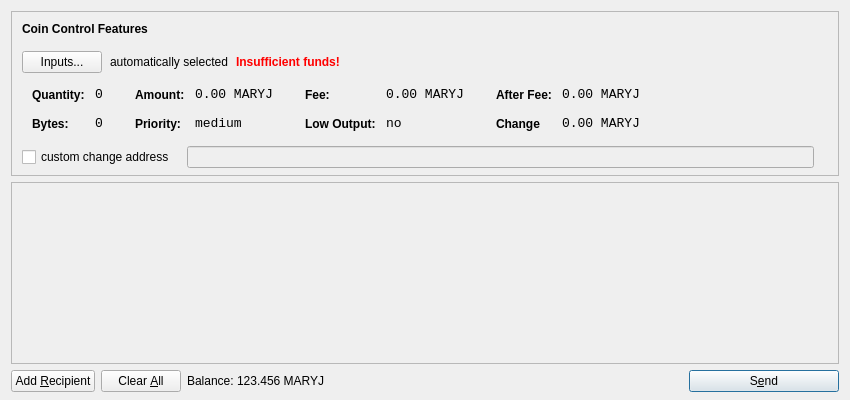
<?xml version="1.0" encoding="UTF-8"?>
<ui version="4.0">
 <class>SendCoinsDialog</class>
 <widget class="QDialog" name="SendCoinsDialog">
  <property name="geometry">
   <rect>
    <x>0</x>
    <y>0</y>
    <width>850</width>
    <height>400</height>
   </rect>
  </property>
  <property name="windowTitle">
   <string>Send Coins</string>
  </property>
  <layout class="QVBoxLayout" name="verticalLayout" stretch="0,1,0">
   <property name="bottomMargin">
    <number>8</number>
   </property>
   <item>
    <widget class="QFrame" name="frameCoinControl">
     <property name="sizePolicy">
      <sizepolicy hsizetype="Expanding" vsizetype="Expanding">
       <horstretch>0</horstretch>
       <verstretch>0</verstretch>
      </sizepolicy>
     </property>
     <property name="maximumSize">
      <size>
       <width>16777215</width>
       <height>16777215</height>
      </size>
     </property>
     <property name="frameShape">
      <enum>QFrame::StyledPanel</enum>
     </property>
     <property name="frameShadow">
      <enum>QFrame::Sunken</enum>
     </property>
     <layout class="QVBoxLayout" name="verticalLayoutCoinControl2">
      <property name="spacing">
       <number>-1</number>
      </property>
      <property name="leftMargin">
       <number>0</number>
      </property>
      <property name="topMargin">
       <number>0</number>
      </property>
      <property name="rightMargin">
       <number>0</number>
      </property>
      <property name="bottomMargin">
       <number>6</number>
      </property>
      <item>
       <layout class="QVBoxLayout" name="verticalLayoutCoinControl" stretch="0,0,0,0,1">
        <property name="spacing">
         <number>0</number>
        </property>
        <property name="leftMargin">
         <number>10</number>
        </property>
        <property name="topMargin">
         <number>10</number>
        </property>
        <item>
         <layout class="QHBoxLayout" name="horizontalLayoutCoinControl1">
          <property name="bottomMargin">
           <number>15</number>
          </property>
          <item>
           <widget class="QLabel" name="labelCoinControlFeatures">
            <property name="sizePolicy">
             <sizepolicy hsizetype="Preferred" vsizetype="Maximum">
              <horstretch>0</horstretch>
              <verstretch>0</verstretch>
             </sizepolicy>
            </property>
            <property name="font">
             <font>
              <weight>75</weight>
              <bold>true</bold>
             </font>
            </property>
            <property name="styleSheet">
             <string notr="true">font-weight:bold;</string>
            </property>
            <property name="text">
             <string>Coin Control Features</string>
            </property>
           </widget>
          </item>
         </layout>
        </item>
        <item>
         <layout class="QHBoxLayout" name="horizontalLayoutCoinControl2" stretch="0,0,0,0">
          <property name="spacing">
           <number>8</number>
          </property>
          <property name="bottomMargin">
           <number>10</number>
          </property>
          <item>
           <widget class="QPushButton" name="pushButtonCoinControl">
            <property name="styleSheet">
             <string notr="true"/>
            </property>
            <property name="text">
             <string>Inputs...</string>
            </property>
           </widget>
          </item>
          <item>
           <widget class="QLabel" name="labelCoinControlAutomaticallySelected">
            <property name="text">
             <string>automatically selected</string>
            </property>
            <property name="margin">
             <number>5</number>
            </property>
           </widget>
          </item>
          <item>
           <widget class="QLabel" name="labelCoinControlInsuffFunds">
            <property name="font">
             <font>
              <weight>75</weight>
              <bold>true</bold>
             </font>
            </property>
            <property name="styleSheet">
             <string notr="true">color:red;font-weight:bold;</string>
            </property>
            <property name="text">
             <string>Insufficient funds!</string>
            </property>
            <property name="margin">
             <number>5</number>
            </property>
           </widget>
          </item>
          <item>
           <spacer name="horizontalSpacerCoinControl">
            <property name="orientation">
             <enum>Qt::Horizontal</enum>
            </property>
            <property name="sizeHint" stdset="0">
             <size>
              <width>40</width>
              <height>1</height>
             </size>
            </property>
           </spacer>
          </item>
         </layout>
        </item>
        <item>
         <widget class="QWidget" name="widgetCoinControl" native="true">
          <property name="sizePolicy">
           <sizepolicy hsizetype="Preferred" vsizetype="Preferred">
            <horstretch>0</horstretch>
            <verstretch>0</verstretch>
           </sizepolicy>
          </property>
          <property name="minimumSize">
           <size>
            <width>0</width>
            <height>0</height>
           </size>
          </property>
          <property name="styleSheet">
           <string notr="true"/>
          </property>
          <layout class="QHBoxLayout" name="horizontalLayoutCoinControl5">
           <property name="margin">
            <number>0</number>
           </property>
           <item>
            <layout class="QHBoxLayout" name="horizontalLayoutCoinControl3" stretch="0,0,0,1">
             <property name="spacing">
              <number>20</number>
             </property>
             <property name="topMargin">
              <number>0</number>
             </property>
             <property name="bottomMargin">
              <number>10</number>
             </property>
             <item>
              <layout class="QFormLayout" name="formLayoutCoinControl1">
               <property name="horizontalSpacing">
                <number>10</number>
               </property>
               <property name="verticalSpacing">
                <number>14</number>
               </property>
               <property name="leftMargin">
                <number>10</number>
               </property>
               <property name="topMargin">
                <number>4</number>
               </property>
               <property name="rightMargin">
                <number>6</number>
               </property>
               <item row="0" column="0">
                <widget class="QLabel" name="labelCoinControlQuantityText">
                 <property name="styleSheet">
                  <string notr="true">font-weight:bold;</string>
                 </property>
                 <property name="text">
                  <string>Quantity:</string>
                 </property>
                 <property name="margin">
                  <number>0</number>
                 </property>
                </widget>
               </item>
               <item row="0" column="1">
                <widget class="QLabel" name="labelCoinControlQuantity">
                 <property name="font">
                  <font>
                   <family>Monospace</family>
                   <pointsize>10</pointsize>
                  </font>
                 </property>
                 <property name="cursor">
                  <cursorShape>IBeamCursor</cursorShape>
                 </property>
                 <property name="contextMenuPolicy">
                  <enum>Qt::ActionsContextMenu</enum>
                 </property>
                 <property name="text">
                  <string>0</string>
                 </property>
                 <property name="margin">
                  <number>0</number>
                 </property>
                 <property name="textInteractionFlags">
                  <set>Qt::LinksAccessibleByMouse|Qt::TextSelectableByKeyboard|Qt::TextSelectableByMouse</set>
                 </property>
                </widget>
               </item>
               <item row="1" column="0">
                <widget class="QLabel" name="labelCoinControlBytesText">
                 <property name="styleSheet">
                  <string notr="true">font-weight:bold;</string>
                 </property>
                 <property name="text">
                  <string>Bytes:</string>
                 </property>
                </widget>
               </item>
               <item row="1" column="1">
                <widget class="QLabel" name="labelCoinControlBytes">
                 <property name="font">
                  <font>
                   <family>Monospace</family>
                   <pointsize>10</pointsize>
                  </font>
                 </property>
                 <property name="cursor">
                  <cursorShape>IBeamCursor</cursorShape>
                 </property>
                 <property name="contextMenuPolicy">
                  <enum>Qt::ActionsContextMenu</enum>
                 </property>
                 <property name="text">
                  <string>0</string>
                 </property>
                 <property name="textInteractionFlags">
                  <set>Qt::LinksAccessibleByMouse|Qt::TextSelectableByKeyboard|Qt::TextSelectableByMouse</set>
                 </property>
                </widget>
               </item>
              </layout>
             </item>
             <item>
              <layout class="QFormLayout" name="formLayoutCoinControl2">
               <property name="horizontalSpacing">
                <number>10</number>
               </property>
               <property name="verticalSpacing">
                <number>14</number>
               </property>
               <property name="leftMargin">
                <number>6</number>
               </property>
               <property name="topMargin">
                <number>4</number>
               </property>
               <property name="rightMargin">
                <number>6</number>
               </property>
               <item row="0" column="0">
                <widget class="QLabel" name="labelCoinControlAmountText">
                 <property name="styleSheet">
                  <string notr="true">font-weight:bold;</string>
                 </property>
                 <property name="text">
                  <string>Amount:</string>
                 </property>
                 <property name="margin">
                  <number>0</number>
                 </property>
                </widget>
               </item>
               <item row="0" column="1">
                <widget class="QLabel" name="labelCoinControlAmount">
                 <property name="font">
                  <font>
                   <family>Monospace</family>
                   <pointsize>10</pointsize>
                  </font>
                 </property>
                 <property name="cursor">
                  <cursorShape>IBeamCursor</cursorShape>
                 </property>
                 <property name="contextMenuPolicy">
                  <enum>Qt::ActionsContextMenu</enum>
                 </property>
                 <property name="text">
                  <string>0.00 MARYJ</string>
                 </property>
                 <property name="textInteractionFlags">
                  <set>Qt::LinksAccessibleByMouse|Qt::TextSelectableByKeyboard|Qt::TextSelectableByMouse</set>
                 </property>
                </widget>
               </item>
               <item row="1" column="0">
                <widget class="QLabel" name="labelCoinControlPriorityText">
                 <property name="styleSheet">
                  <string notr="true">font-weight:bold;</string>
                 </property>
                 <property name="text">
                  <string>Priority:</string>
                 </property>
                </widget>
               </item>
               <item row="1" column="1">
                <widget class="QLabel" name="labelCoinControlPriority">
                 <property name="font">
                  <font>
                   <family>Monospace</family>
                   <pointsize>10</pointsize>
                  </font>
                 </property>
                 <property name="cursor">
                  <cursorShape>IBeamCursor</cursorShape>
                 </property>
                 <property name="contextMenuPolicy">
                  <enum>Qt::ActionsContextMenu</enum>
                 </property>
                 <property name="text">
                  <string>medium</string>
                 </property>
                 <property name="textInteractionFlags">
                  <set>Qt::LinksAccessibleByMouse|Qt::TextSelectableByKeyboard|Qt::TextSelectableByMouse</set>
                 </property>
                </widget>
               </item>
              </layout>
             </item>
             <item>
              <layout class="QFormLayout" name="formLayoutCoinControl3">
               <property name="horizontalSpacing">
                <number>10</number>
               </property>
               <property name="verticalSpacing">
                <number>14</number>
               </property>
               <property name="leftMargin">
                <number>6</number>
               </property>
               <property name="topMargin">
                <number>4</number>
               </property>
               <property name="rightMargin">
                <number>6</number>
               </property>
               <item row="0" column="0">
                <widget class="QLabel" name="labelCoinControlFeeText">
                 <property name="styleSheet">
                  <string notr="true">font-weight:bold;</string>
                 </property>
                 <property name="text">
                  <string>Fee:</string>
                 </property>
                 <property name="margin">
                  <number>0</number>
                 </property>
                </widget>
               </item>
               <item row="0" column="1">
                <widget class="QLabel" name="labelCoinControlFee">
                 <property name="font">
                  <font>
                   <family>Monospace</family>
                   <pointsize>10</pointsize>
                  </font>
                 </property>
                 <property name="cursor">
                  <cursorShape>IBeamCursor</cursorShape>
                 </property>
                 <property name="contextMenuPolicy">
                  <enum>Qt::ActionsContextMenu</enum>
                 </property>
                 <property name="text">
                  <string>0.00 MARYJ</string>
                 </property>
                 <property name="textInteractionFlags">
                  <set>Qt::LinksAccessibleByMouse|Qt::TextSelectableByKeyboard|Qt::TextSelectableByMouse</set>
                 </property>
                </widget>
               </item>
               <item row="1" column="0">
                <widget class="QLabel" name="labelCoinControlLowOutputText">
                 <property name="styleSheet">
                  <string notr="true">font-weight:bold;</string>
                 </property>
                 <property name="text">
                  <string>Low Output:</string>
                 </property>
                </widget>
               </item>
               <item row="1" column="1">
                <widget class="QLabel" name="labelCoinControlLowOutput">
                 <property name="font">
                  <font>
                   <family>Monospace</family>
                   <pointsize>10</pointsize>
                  </font>
                 </property>
                 <property name="cursor">
                  <cursorShape>IBeamCursor</cursorShape>
                 </property>
                 <property name="contextMenuPolicy">
                  <enum>Qt::ActionsContextMenu</enum>
                 </property>
                 <property name="text">
                  <string>no</string>
                 </property>
                 <property name="textInteractionFlags">
                  <set>Qt::LinksAccessibleByMouse|Qt::TextSelectableByKeyboard|Qt::TextSelectableByMouse</set>
                 </property>
                </widget>
               </item>
              </layout>
             </item>
             <item>
              <layout class="QFormLayout" name="formLayoutCoinControl4">
               <property name="horizontalSpacing">
                <number>10</number>
               </property>
               <property name="verticalSpacing">
                <number>14</number>
               </property>
               <property name="leftMargin">
                <number>6</number>
               </property>
               <property name="topMargin">
                <number>4</number>
               </property>
               <property name="rightMargin">
                <number>6</number>
               </property>
               <item row="0" column="0">
                <widget class="QLabel" name="labelCoinControlAfterFeeText">
                 <property name="styleSheet">
                  <string notr="true">font-weight:bold;</string>
                 </property>
                 <property name="text">
                  <string>After Fee:</string>
                 </property>
                 <property name="margin">
                  <number>0</number>
                 </property>
                </widget>
               </item>
               <item row="0" column="1">
                <widget class="QLabel" name="labelCoinControlAfterFee">
                 <property name="font">
                  <font>
                   <family>Monospace</family>
                   <pointsize>10</pointsize>
                  </font>
                 </property>
                 <property name="cursor">
                  <cursorShape>IBeamCursor</cursorShape>
                 </property>
                 <property name="contextMenuPolicy">
                  <enum>Qt::ActionsContextMenu</enum>
                 </property>
                 <property name="text">
                  <string>0.00 MARYJ</string>
                 </property>
                 <property name="textInteractionFlags">
                  <set>Qt::LinksAccessibleByMouse|Qt::TextSelectableByKeyboard|Qt::TextSelectableByMouse</set>
                 </property>
                </widget>
               </item>
               <item row="1" column="0">
                <widget class="QLabel" name="labelCoinControlChangeText">
                 <property name="styleSheet">
                  <string notr="true">font-weight:bold;</string>
                 </property>
                 <property name="text">
                  <string>Change</string>
                 </property>
                </widget>
               </item>
               <item row="1" column="1">
                <widget class="QLabel" name="labelCoinControlChange">
                 <property name="font">
                  <font>
                   <family>Monospace</family>
                   <pointsize>10</pointsize>
                  </font>
                 </property>
                 <property name="cursor">
                  <cursorShape>IBeamCursor</cursorShape>
                 </property>
                 <property name="contextMenuPolicy">
                  <enum>Qt::ActionsContextMenu</enum>
                 </property>
                 <property name="text">
                  <string>0.00 MARYJ</string>
                 </property>
                 <property name="textInteractionFlags">
                  <set>Qt::LinksAccessibleByMouse|Qt::TextSelectableByKeyboard|Qt::TextSelectableByMouse</set>
                 </property>
                </widget>
               </item>
              </layout>
             </item>
            </layout>
           </item>
          </layout>
         </widget>
        </item>
        <item>
         <layout class="QHBoxLayout" name="horizontalLayoutCoinControl4" stretch="0,0,0">
          <property name="spacing">
           <number>12</number>
          </property>
          <property name="sizeConstraint">
           <enum>QLayout::SetDefaultConstraint</enum>
          </property>
          <property name="topMargin">
           <number>5</number>
          </property>
          <property name="rightMargin">
           <number>5</number>
          </property>
          <item>
           <widget class="QCheckBox" name="checkBoxCoinControlChange">
            <property name="text">
             <string>custom change address</string>
            </property>
           </widget>
          </item>
          <item>
           <widget class="QLineEdit" name="lineEditCoinControlChange">
            <property name="enabled">
             <bool>false</bool>
            </property>
            <property name="sizePolicy">
             <sizepolicy hsizetype="Expanding" vsizetype="Fixed">
              <horstretch>0</horstretch>
              <verstretch>0</verstretch>
             </sizepolicy>
            </property>
           </widget>
          </item>
          <item>
           <widget class="QLabel" name="labelCoinControlChangeLabel">
            <property name="sizePolicy">
             <sizepolicy hsizetype="Preferred" vsizetype="Expanding">
              <horstretch>0</horstretch>
              <verstretch>0</verstretch>
             </sizepolicy>
            </property>
            <property name="minimumSize">
             <size>
              <width>0</width>
              <height>0</height>
             </size>
            </property>
            <property name="text">
             <string/>
            </property>
            <property name="margin">
             <number>3</number>
            </property>
           </widget>
          </item>
         </layout>
        </item>
        <item>
         <spacer name="verticalSpacerCoinControl">
          <property name="orientation">
           <enum>Qt::Vertical</enum>
          </property>
          <property name="sizeHint" stdset="0">
           <size>
            <width>800</width>
            <height>1</height>
           </size>
          </property>
         </spacer>
        </item>
       </layout>
      </item>
     </layout>
    </widget>
   </item>
   <item>
    <widget class="QScrollArea" name="scrollArea">
     <property name="widgetResizable">
      <bool>true</bool>
     </property>
     <widget class="QWidget" name="scrollAreaWidgetContents">
      <property name="geometry">
       <rect>
        <x>0</x>
        <y>0</y>
        <width>830</width>
        <height>165</height>
       </rect>
      </property>
      <layout class="QVBoxLayout" name="verticalLayout_2">
       <property name="margin">
        <number>0</number>
       </property>
       <item>
        <layout class="QVBoxLayout" name="entries">
         <property name="spacing">
          <number>6</number>
         </property>
        </layout>
       </item>
       <item>
        <spacer name="verticalSpacer">
         <property name="orientation">
          <enum>Qt::Vertical</enum>
         </property>
         <property name="sizeHint" stdset="0">
          <size>
           <width>20</width>
           <height>40</height>
          </size>
         </property>
        </spacer>
       </item>
      </layout>
     </widget>
    </widget>
   </item>
   <item>
    <layout class="QHBoxLayout" name="horizontalLayout">
     <item>
      <widget class="QPushButton" name="addButton">
       <property name="toolTip">
        <string>Send to multiple recipients at once</string>
       </property>
       <property name="text">
        <string>Add &amp;Recipient</string>
       </property>
       <property name="icon">
        <iconset resource="../bitcoin.qrc">
         <normaloff>:/icons/add</normaloff>:/icons/add</iconset>
       </property>
       <property name="autoDefault">
        <bool>false</bool>
       </property>
      </widget>
     </item>
     <item>
      <widget class="QPushButton" name="clearButton">
       <property name="sizePolicy">
        <sizepolicy hsizetype="Minimum" vsizetype="Fixed">
         <horstretch>0</horstretch>
         <verstretch>0</verstretch>
        </sizepolicy>
       </property>
       <property name="toolTip">
        <string>Remove all transaction fields</string>
       </property>
       <property name="text">
        <string>Clear &amp;All</string>
       </property>
       <property name="icon">
        <iconset resource="../bitcoin.qrc">
         <normaloff>:/icons/remove</normaloff>:/icons/remove</iconset>
       </property>
       <property name="autoRepeatDelay">
        <number>300</number>
       </property>
       <property name="autoDefault">
        <bool>false</bool>
       </property>
      </widget>
     </item>
     <item>
      <layout class="QHBoxLayout" name="horizontalLayout_2">
       <property name="spacing">
        <number>3</number>
       </property>
       <item>
        <widget class="QLabel" name="label">
         <property name="sizePolicy">
          <sizepolicy hsizetype="Preferred" vsizetype="Fixed">
           <horstretch>0</horstretch>
           <verstretch>0</verstretch>
          </sizepolicy>
         </property>
         <property name="text">
          <string>Balance:</string>
         </property>
        </widget>
       </item>
       <item>
        <widget class="QLabel" name="labelBalance">
         <property name="sizePolicy">
          <sizepolicy hsizetype="Preferred" vsizetype="Fixed">
           <horstretch>0</horstretch>
           <verstretch>0</verstretch>
          </sizepolicy>
         </property>
         <property name="cursor">
          <cursorShape>IBeamCursor</cursorShape>
         </property>
         <property name="text">
          <string>123.456 MARYJ</string>
         </property>
         <property name="textInteractionFlags">
          <set>Qt::LinksAccessibleByMouse|Qt::TextSelectableByKeyboard|Qt::TextSelectableByMouse</set>
         </property>
        </widget>
       </item>
      </layout>
     </item>
     <item>
      <spacer name="horizontalSpacer">
       <property name="orientation">
        <enum>Qt::Horizontal</enum>
       </property>
       <property name="sizeHint" stdset="0">
        <size>
         <width>40</width>
         <height>20</height>
        </size>
       </property>
      </spacer>
     </item>
     <item>
      <widget class="QPushButton" name="sendButton">
       <property name="minimumSize">
        <size>
         <width>150</width>
         <height>0</height>
        </size>
       </property>
       <property name="toolTip">
        <string>Confirm the send action</string>
       </property>
       <property name="text">
        <string>S&amp;end</string>
       </property>
       <property name="icon">
        <iconset resource="../bitcoin.qrc">
         <normaloff>:/icons/send</normaloff>:/icons/send</iconset>
       </property>
       <property name="default">
        <bool>true</bool>
       </property>
      </widget>
     </item>
    </layout>
   </item>
  </layout>
 </widget>
 <resources>
  <include location="../bitcoin.qrc"/>
 </resources>
 <connections/>
</ui>
